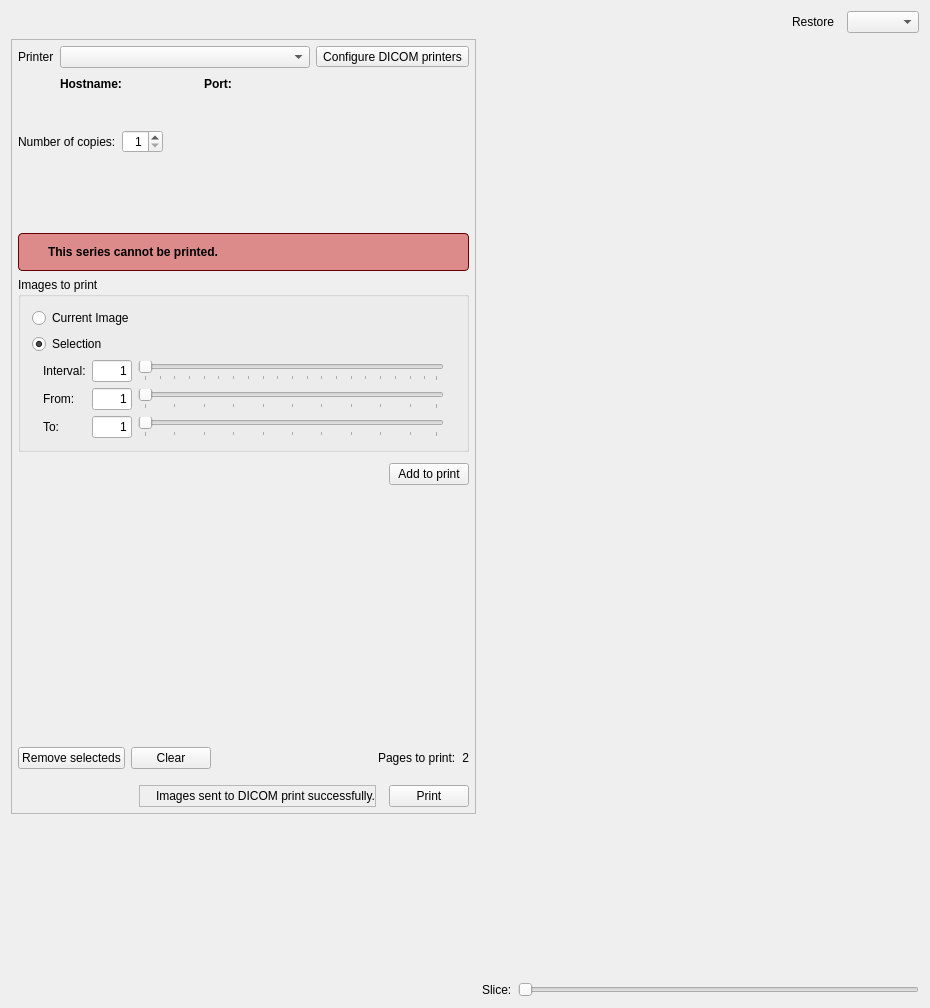
<?xml version="1.0" encoding="UTF-8"?>
<ui version="4.0">
 <class>QDicomPrintExtensionBase</class>
 <widget class="QWidget" name="QDicomPrintExtensionBase">
  <property name="geometry">
   <rect>
    <x>0</x>
    <y>0</y>
    <width>930</width>
    <height>1008</height>
   </rect>
  </property>
  <property name="sizePolicy">
   <sizepolicy hsizetype="Expanding" vsizetype="Expanding">
    <horstretch>0</horstretch>
    <verstretch>0</verstretch>
   </sizepolicy>
  </property>
  <property name="minimumSize">
   <size>
    <width>16</width>
    <height>16</height>
   </size>
  </property>
  <layout class="QGridLayout" name="gridLayout_2">
   <item row="0" column="0" colspan="2">
    <layout class="QHBoxLayout" name="horizontalLayout_3">
     <item>
      <spacer name="horizontalSpacer_4">
       <property name="orientation">
        <enum>Qt::Horizontal</enum>
       </property>
       <property name="sizeHint" stdset="0">
        <size>
         <width>40</width>
         <height>20</height>
        </size>
       </property>
      </spacer>
     </item>
     <item>
      <widget class="QToolButton" name="m_restoreToolButton">
       <property name="text">
        <string>Restore</string>
       </property>
       <property name="iconSize">
        <size>
         <width>32</width>
         <height>32</height>
        </size>
       </property>
       <property name="toolButtonStyle">
        <enum>Qt::ToolButtonIconOnly</enum>
       </property>
       <property name="autoRaise">
        <bool>true</bool>
       </property>
      </widget>
     </item>
     <item>
      <widget class="udg::QWindowLevelComboBox" name="m_windowLevelComboBox">
       <property name="sizePolicy">
        <sizepolicy hsizetype="Minimum" vsizetype="Fixed">
         <horstretch>0</horstretch>
         <verstretch>0</verstretch>
        </sizepolicy>
       </property>
       <property name="sizeAdjustPolicy">
        <enum>QComboBox::AdjustToContents</enum>
       </property>
      </widget>
     </item>
    </layout>
   </item>
   <item row="1" column="0">
    <layout class="QVBoxLayout" name="verticalLayout_2">
     <item>
      <widget class="QFrame" name="frame">
       <property name="maximumSize">
        <size>
         <width>500</width>
         <height>16777215</height>
        </size>
       </property>
       <property name="frameShape">
        <enum>QFrame::StyledPanel</enum>
       </property>
       <property name="frameShadow">
        <enum>QFrame::Raised</enum>
       </property>
       <property name="lineWidth">
        <number>0</number>
       </property>
       <layout class="QVBoxLayout" name="verticalLayout">
        <property name="margin">
         <number>6</number>
        </property>
        <item>
         <layout class="QGridLayout" name="gridLayout_3">
          <item row="1" column="0">
           <widget class="QLabel" name="label_16">
            <property name="sizePolicy">
             <sizepolicy hsizetype="Preferred" vsizetype="Preferred">
              <horstretch>0</horstretch>
              <verstretch>0</verstretch>
             </sizepolicy>
            </property>
            <property name="text">
             <string>Printer</string>
            </property>
           </widget>
          </item>
          <item row="1" column="2" colspan="2">
           <widget class="QComboBox" name="m_selectedPrinterComboBox">
            <property name="minimumSize">
             <size>
              <width>250</width>
              <height>0</height>
             </size>
            </property>
           </widget>
          </item>
          <item row="3" column="2">
           <layout class="QHBoxLayout" name="horizontalLayout_13">
            <item>
             <widget class="QLabel" name="label_17">
              <property name="font">
               <font>
                <weight>75</weight>
                <bold>true</bold>
               </font>
              </property>
              <property name="text">
               <string>Hostname:</string>
              </property>
             </widget>
            </item>
            <item>
             <widget class="QLabel" name="m_hostNameLabel">
              <property name="minimumSize">
               <size>
                <width>70</width>
                <height>0</height>
               </size>
              </property>
              <property name="text">
               <string/>
              </property>
             </widget>
            </item>
            <item>
             <widget class="QLabel" name="label_18">
              <property name="font">
               <font>
                <weight>75</weight>
                <bold>true</bold>
               </font>
              </property>
              <property name="text">
               <string>Port:</string>
              </property>
             </widget>
            </item>
            <item>
             <widget class="QLabel" name="m_portLabel">
              <property name="text">
               <string/>
              </property>
             </widget>
            </item>
           </layout>
          </item>
          <item row="3" column="3" colspan="2">
           <spacer name="horizontalSpacer_12">
            <property name="orientation">
             <enum>Qt::Horizontal</enum>
            </property>
            <property name="sizeHint" stdset="0">
             <size>
              <width>40</width>
              <height>20</height>
             </size>
            </property>
           </spacer>
          </item>
          <item row="3" column="0">
           <widget class="QLabel" name="invisibleLabel">
            <property name="text">
             <string/>
            </property>
           </widget>
          </item>
          <item row="1" column="4">
           <widget class="QToolButton" name="m_configurationPrinterToolButton">
            <property name="text">
             <string>Configure DICOM printers</string>
            </property>
            <property name="icon">
             <iconset resource="../../../main/main.qrc">
              <normaloff>:/images/printerPreferences.png</normaloff>:/images/printerPreferences.png</iconset>
            </property>
            <property name="iconSize">
             <size>
              <width>32</width>
              <height>32</height>
             </size>
            </property>
            <property name="popupMode">
             <enum>QToolButton::DelayedPopup</enum>
            </property>
            <property name="toolButtonStyle">
             <enum>Qt::ToolButtonIconOnly</enum>
            </property>
           </widget>
          </item>
         </layout>
        </item>
        <item>
         <spacer name="verticalSpacer">
          <property name="orientation">
           <enum>Qt::Vertical</enum>
          </property>
          <property name="sizeHint" stdset="0">
           <size>
            <width>20</width>
            <height>30</height>
           </size>
          </property>
         </spacer>
        </item>
        <item>
         <layout class="QHBoxLayout" name="horizontalLayout">
          <item>
           <widget class="QLabel" name="label">
            <property name="text">
             <string>Number of copies:</string>
            </property>
           </widget>
          </item>
          <item>
           <widget class="QSpinBox" name="m_numberOfCopiesSpinBox">
            <property name="alignment">
             <set>Qt::AlignRight|Qt::AlignTrailing|Qt::AlignVCenter</set>
            </property>
            <property name="minimum">
             <number>1</number>
            </property>
           </widget>
          </item>
          <item>
           <spacer name="horizontalSpacer">
            <property name="orientation">
             <enum>Qt::Horizontal</enum>
            </property>
            <property name="sizeHint" stdset="0">
             <size>
              <width>40</width>
              <height>20</height>
             </size>
            </property>
           </spacer>
          </item>
         </layout>
        </item>
        <item>
         <spacer name="verticalSpacer_6">
          <property name="orientation">
           <enum>Qt::Vertical</enum>
          </property>
          <property name="sizeType">
           <enum>QSizePolicy::Fixed</enum>
          </property>
          <property name="sizeHint" stdset="0">
           <size>
            <width>385</width>
            <height>13</height>
           </size>
          </property>
         </spacer>
        </item>
        <item>
         <widget class="udg::QDicomPrinterBasicSettingsWidget" name="m_qdicomPrinterBasicSettingsWidget" native="true">
          <property name="enabled">
           <bool>false</bool>
          </property>
          <property name="sizePolicy">
           <sizepolicy hsizetype="Expanding" vsizetype="Expanding">
            <horstretch>0</horstretch>
            <verstretch>0</verstretch>
           </sizepolicy>
          </property>
          <property name="minimumSize">
           <size>
            <width>20</width>
            <height>50</height>
           </size>
          </property>
          <property name="maximumSize">
           <size>
            <width>100000</width>
            <height>100000</height>
           </size>
          </property>
         </widget>
        </item>
        <item>
         <spacer name="verticalSpacer_2">
          <property name="orientation">
           <enum>Qt::Vertical</enum>
          </property>
          <property name="sizeHint" stdset="0">
           <size>
            <width>20</width>
            <height>5</height>
           </size>
          </property>
         </spacer>
        </item>
        <item>
         <widget class="QFrame" name="m_noSupportedSeriesFrame">
          <property name="styleSheet">
           <string>#m_noSupportedSeriesFrame {
background-color: #dc8a8a;
border-radius: 4px;
border: 1px solid  #680000;
}</string>
          </property>
          <property name="frameShape">
           <enum>QFrame::StyledPanel</enum>
          </property>
          <property name="frameShadow">
           <enum>QFrame::Raised</enum>
          </property>
          <layout class="QHBoxLayout" name="horizontalLayout_2">
           <item>
            <widget class="QLabel" name="m_warningIcon">
             <property name="sizePolicy">
              <sizepolicy hsizetype="Fixed" vsizetype="Preferred">
               <horstretch>0</horstretch>
               <verstretch>0</verstretch>
              </sizepolicy>
             </property>
             <property name="styleSheet">
              <string>margin-right: 5px;</string>
             </property>
             <property name="text">
              <string/>
             </property>
             <property name="pixmap">
              <pixmap resource="../../../main/main.qrc">:/images/small-warning.png</pixmap>
             </property>
            </widget>
           </item>
           <item>
            <widget class="QLabel" name="m_noSupportedSeriesMissage">
             <property name="font">
              <font>
               <weight>75</weight>
               <bold>true</bold>
              </font>
             </property>
             <property name="text">
              <string>This series cannot be printed.</string>
             </property>
             <property name="wordWrap">
              <bool>true</bool>
             </property>
            </widget>
           </item>
          </layout>
         </widget>
        </item>
        <item>
         <widget class="QGroupBox" name="groupBox_2">
          <property name="title">
           <string>Images to print</string>
          </property>
          <layout class="QVBoxLayout" name="verticalLayout_3">
           <item>
            <widget class="QRadioButton" name="m_currentImageRadioButton">
             <property name="text">
              <string>Current Image</string>
             </property>
            </widget>
           </item>
           <item>
            <widget class="QRadioButton" name="m_selectionImageRadioButton">
             <property name="text">
              <string>Selection</string>
             </property>
             <property name="checked">
              <bool>true</bool>
             </property>
            </widget>
           </item>
           <item>
            <widget class="QFrame" name="m_selectionImagesFrame">
             <property name="frameShape">
              <enum>QFrame::NoFrame</enum>
             </property>
             <property name="frameShadow">
              <enum>QFrame::Plain</enum>
             </property>
             <property name="lineWidth">
              <number>0</number>
             </property>
             <property name="midLineWidth">
              <number>0</number>
             </property>
             <layout class="QGridLayout" name="gridLayout">
              <property name="topMargin">
               <number>0</number>
              </property>
              <property name="bottomMargin">
               <number>0</number>
              </property>
              <item row="0" column="0">
               <widget class="QLabel" name="label_34">
                <property name="text">
                 <string>Interval:</string>
                </property>
               </widget>
              </item>
              <item row="0" column="1">
               <widget class="QLineEdit" name="m_intervalImagesLineEdit">
                <property name="sizePolicy">
                 <sizepolicy hsizetype="Expanding" vsizetype="Fixed">
                  <horstretch>0</horstretch>
                  <verstretch>0</verstretch>
                 </sizepolicy>
                </property>
                <property name="maximumSize">
                 <size>
                  <width>40</width>
                  <height>16777215</height>
                 </size>
                </property>
                <property name="text">
                 <string>1</string>
                </property>
                <property name="maxLength">
                 <number>3</number>
                </property>
                <property name="alignment">
                 <set>Qt::AlignRight|Qt::AlignTrailing|Qt::AlignVCenter</set>
                </property>
               </widget>
              </item>
              <item row="0" column="2">
               <widget class="QSlider" name="m_intervalImagesSlider">
                <property name="minimum">
                 <number>1</number>
                </property>
                <property name="maximum">
                 <number>100</number>
                </property>
                <property name="pageStep">
                 <number>5</number>
                </property>
                <property name="value">
                 <number>1</number>
                </property>
                <property name="orientation">
                 <enum>Qt::Horizontal</enum>
                </property>
                <property name="invertedAppearance">
                 <bool>false</bool>
                </property>
                <property name="invertedControls">
                 <bool>false</bool>
                </property>
                <property name="tickPosition">
                 <enum>QSlider::TicksBelow</enum>
                </property>
                <property name="tickInterval">
                 <number>5</number>
                </property>
               </widget>
              </item>
              <item row="1" column="0">
               <widget class="QLabel" name="label_33">
                <property name="text">
                 <string>From:</string>
                </property>
               </widget>
              </item>
              <item row="1" column="1">
               <widget class="QLineEdit" name="m_fromImageLineEdit">
                <property name="maximumSize">
                 <size>
                  <width>40</width>
                  <height>16777215</height>
                 </size>
                </property>
                <property name="text">
                 <string>1</string>
                </property>
                <property name="maxLength">
                 <number>5</number>
                </property>
                <property name="alignment">
                 <set>Qt::AlignRight|Qt::AlignTrailing|Qt::AlignVCenter</set>
                </property>
               </widget>
              </item>
              <item row="1" column="2">
               <widget class="QSlider" name="m_fromImageSlider">
                <property name="minimum">
                 <number>1</number>
                </property>
                <property name="maximum">
                 <number>100</number>
                </property>
                <property name="orientation">
                 <enum>Qt::Horizontal</enum>
                </property>
                <property name="invertedAppearance">
                 <bool>false</bool>
                </property>
                <property name="invertedControls">
                 <bool>false</bool>
                </property>
                <property name="tickPosition">
                 <enum>QSlider::TicksBelow</enum>
                </property>
                <property name="tickInterval">
                 <number>10</number>
                </property>
               </widget>
              </item>
              <item row="2" column="0">
               <widget class="QLabel" name="label_31">
                <property name="text">
                 <string>To:</string>
                </property>
               </widget>
              </item>
              <item row="2" column="1">
               <widget class="QLineEdit" name="m_toImageLineEdit">
                <property name="maximumSize">
                 <size>
                  <width>40</width>
                  <height>16777215</height>
                 </size>
                </property>
                <property name="text">
                 <string>1</string>
                </property>
                <property name="maxLength">
                 <number>5</number>
                </property>
                <property name="alignment">
                 <set>Qt::AlignRight|Qt::AlignTrailing|Qt::AlignVCenter</set>
                </property>
               </widget>
              </item>
              <item row="2" column="2">
               <widget class="QSlider" name="m_toImageSlider">
                <property name="minimum">
                 <number>1</number>
                </property>
                <property name="maximum">
                 <number>100</number>
                </property>
                <property name="orientation">
                 <enum>Qt::Horizontal</enum>
                </property>
                <property name="invertedAppearance">
                 <bool>false</bool>
                </property>
                <property name="invertedControls">
                 <bool>false</bool>
                </property>
                <property name="tickPosition">
                 <enum>QSlider::TicksBelow</enum>
                </property>
                <property name="tickInterval">
                 <number>10</number>
                </property>
               </widget>
              </item>
             </layout>
            </widget>
           </item>
          </layout>
         </widget>
        </item>
        <item>
         <spacer name="verticalSpacer_5">
          <property name="orientation">
           <enum>Qt::Vertical</enum>
          </property>
          <property name="sizeType">
           <enum>QSizePolicy::Fixed</enum>
          </property>
          <property name="sizeHint" stdset="0">
           <size>
            <width>20</width>
            <height>5</height>
           </size>
          </property>
         </spacer>
        </item>
        <item>
         <layout class="QHBoxLayout" name="horizontalLayout_6">
          <item>
           <spacer name="horizontalSpacer_5">
            <property name="orientation">
             <enum>Qt::Horizontal</enum>
            </property>
            <property name="sizeHint" stdset="0">
             <size>
              <width>40</width>
              <height>20</height>
             </size>
            </property>
           </spacer>
          </item>
          <item>
           <widget class="QPushButton" name="m_addToPrintButton">
            <property name="text">
             <string>Add to print</string>
            </property>
            <property name="icon">
             <iconset resource="../../../main/main.qrc">
              <normaloff>:/images/addNewPrinter.png</normaloff>:/images/addNewPrinter.png</iconset>
            </property>
           </widget>
          </item>
         </layout>
        </item>
        <item>
         <widget class="udg::QThumbnailsPreviewWidget" name="m_thumbnailsPreviewWidget" native="true">
          <property name="sizePolicy">
           <sizepolicy hsizetype="Expanding" vsizetype="Expanding">
            <horstretch>0</horstretch>
            <verstretch>0</verstretch>
           </sizepolicy>
          </property>
          <property name="minimumSize">
           <size>
            <width>0</width>
            <height>250</height>
           </size>
          </property>
         </widget>
        </item>
        <item>
         <layout class="QHBoxLayout" name="horizontalLayout_7">
          <item>
           <widget class="QPushButton" name="m_removeSelectedDICOMImagesSelectionToPrintButton">
            <property name="text">
             <string>Remove selecteds</string>
            </property>
           </widget>
          </item>
          <item>
           <widget class="QPushButton" name="m_clearDICOMImagesSelectionToPrintButton">
            <property name="text">
             <string>Clear</string>
            </property>
            <property name="icon">
             <iconset resource="../../../main/main.qrc">
              <normaloff>:/images/removePrinter.png</normaloff>:/images/removePrinter.png</iconset>
            </property>
           </widget>
          </item>
          <item>
           <spacer name="horizontalSpacer_6">
            <property name="orientation">
             <enum>Qt::Horizontal</enum>
            </property>
            <property name="sizeHint" stdset="0">
             <size>
              <width>40</width>
              <height>20</height>
             </size>
            </property>
           </spacer>
          </item>
          <item>
           <widget class="QLabel" name="label_32">
            <property name="text">
             <string>Pages to print:</string>
            </property>
           </widget>
          </item>
          <item>
           <widget class="QLabel" name="m_pagesToPrintLabel">
            <property name="text">
             <string>2</string>
            </property>
            <property name="alignment">
             <set>Qt::AlignRight|Qt::AlignTrailing|Qt::AlignVCenter</set>
            </property>
           </widget>
          </item>
         </layout>
        </item>
        <item>
         <spacer name="verticalSpacer_3">
          <property name="orientation">
           <enum>Qt::Vertical</enum>
          </property>
          <property name="sizeHint" stdset="0">
           <size>
            <width>20</width>
            <height>10</height>
           </size>
          </property>
         </spacer>
        </item>
        <item>
         <layout class="QHBoxLayout" name="horizontalLayout_11">
          <item>
           <spacer name="horizontalSpacer_10">
            <property name="orientation">
             <enum>Qt::Horizontal</enum>
            </property>
            <property name="sizeHint" stdset="0">
             <size>
              <width>40</width>
              <height>20</height>
             </size>
            </property>
           </spacer>
          </item>
          <item>
           <widget class="QFrame" name="m_sentToPrintSuccessfullyFrame">
            <property name="frameShape">
             <enum>QFrame::StyledPanel</enum>
            </property>
            <property name="frameShadow">
             <enum>QFrame::Raised</enum>
            </property>
            <layout class="QGridLayout" name="gridLayout_4">
             <property name="margin">
              <number>0</number>
             </property>
             <property name="spacing">
              <number>0</number>
             </property>
             <item row="0" column="2">
              <widget class="QLabel" name="label_2">
               <property name="text">
                <string>Images sent to DICOM print successfully.</string>
               </property>
              </widget>
             </item>
             <item row="0" column="0">
              <widget class="QLabel" name="label_3">
               <property name="text">
                <string/>
               </property>
               <property name="pixmap">
                <pixmap resource="../../../main/main.qrc">:/images/apply.png</pixmap>
               </property>
              </widget>
             </item>
             <item row="0" column="1">
              <spacer name="horizontalSpacer_3">
               <property name="orientation">
                <enum>Qt::Horizontal</enum>
               </property>
               <property name="sizeType">
                <enum>QSizePolicy::Fixed</enum>
               </property>
               <property name="sizeHint" stdset="0">
                <size>
                 <width>9</width>
                 <height>20</height>
                </size>
               </property>
              </spacer>
             </item>
            </layout>
           </widget>
          </item>
          <item>
           <spacer name="horizontalSpacer_2">
            <property name="orientation">
             <enum>Qt::Horizontal</enum>
            </property>
            <property name="sizeType">
             <enum>QSizePolicy::Maximum</enum>
            </property>
            <property name="sizeHint" stdset="0">
             <size>
              <width>7</width>
              <height>20</height>
             </size>
            </property>
           </spacer>
          </item>
          <item>
           <widget class="QPushButton" name="m_printButton">
            <property name="text">
             <string>Print</string>
            </property>
           </widget>
          </item>
         </layout>
        </item>
       </layout>
      </widget>
     </item>
     <item>
      <spacer name="verticalSpacer_4">
       <property name="orientation">
        <enum>Qt::Vertical</enum>
       </property>
       <property name="sizeHint" stdset="0">
        <size>
         <width>17</width>
         <height>111</height>
        </size>
       </property>
      </spacer>
     </item>
    </layout>
   </item>
   <item row="1" column="1">
    <layout class="QVBoxLayout" name="verticalLayout_4">
     <item>
      <widget class="udg::Q2DViewer" name="m_2DView" native="true">
       <property name="sizePolicy">
        <sizepolicy hsizetype="Expanding" vsizetype="Expanding">
         <horstretch>0</horstretch>
         <verstretch>0</verstretch>
        </sizepolicy>
       </property>
       <property name="maximumSize">
        <size>
         <width>100000</width>
         <height>100000</height>
        </size>
       </property>
      </widget>
     </item>
     <item>
      <layout class="QHBoxLayout" name="horizontalLayout_5">
       <item>
        <widget class="QLabel" name="label_6">
         <property name="text">
          <string>Slice:</string>
         </property>
        </widget>
       </item>
       <item>
        <widget class="QSlider" name="m_sliceViewSlider">
         <property name="orientation">
          <enum>Qt::Horizontal</enum>
         </property>
        </widget>
       </item>
      </layout>
     </item>
    </layout>
   </item>
  </layout>
 </widget>
 <layoutdefault spacing="6" margin="11"/>
 <customwidgets>
  <customwidget>
   <class>udg::Q2DViewer</class>
   <extends>QWidget</extends>
   <header>q2dviewer.h</header>
  </customwidget>
  <customwidget>
   <class>udg::QDicomPrinterBasicSettingsWidget</class>
   <extends>QWidget</extends>
   <header>qdicomprinterbasicsettingswidget.h</header>
  </customwidget>
  <customwidget>
   <class>udg::QThumbnailsPreviewWidget</class>
   <extends>QWidget</extends>
   <header>qthumbnailspreviewwidget.h</header>
  </customwidget>
  <customwidget>
   <class>udg::QWindowLevelComboBox</class>
   <extends>QComboBox</extends>
   <header>qwindowlevelcombobox.h</header>
  </customwidget>
 </customwidgets>
 <resources>
  <include location="../../../main/main.qrc"/>
  <include location="../../../main/main.qrc"/>
 </resources>
 <connections/>
</ui>
